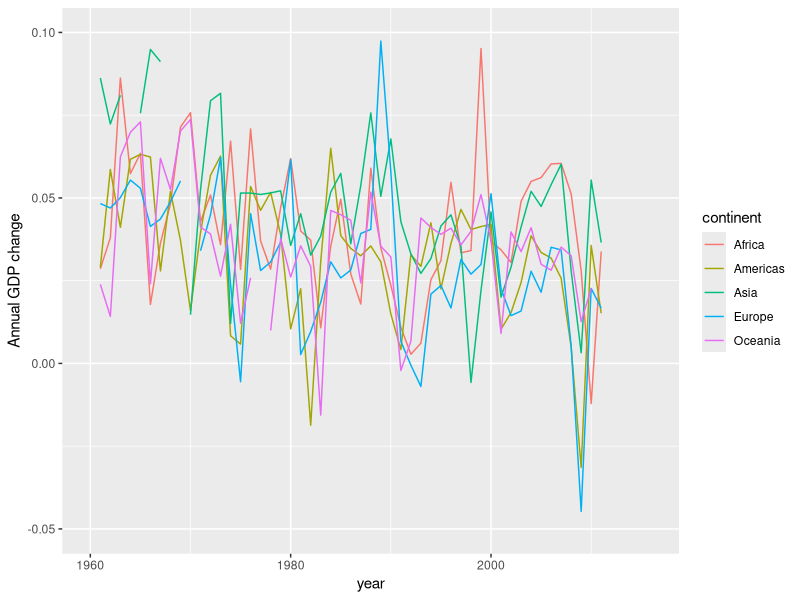
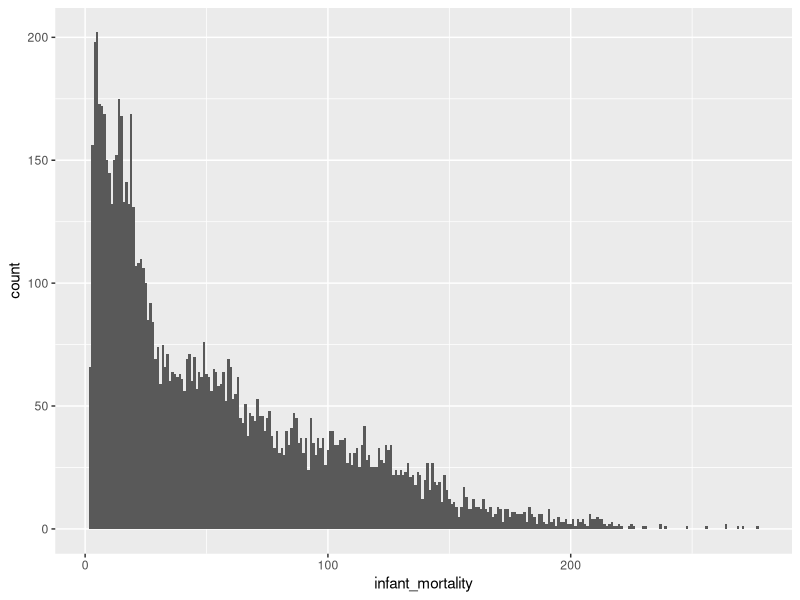

Recreate these plots in R, in order.
## ---- chunk 1
library(tidyverse)
library(tibble)
library(dplyr)
library(ggplot2)
library(dslabs)
library(scales)
## ---- chunk 2
gapminder%>%
  arrange(country)%>%
  select(country, year,gdp)%>%
  mutate(previous_year_gdp= lag(gdp, order_by = country))
## ---- chunk 3
gapminder%>%
  select(continent, year,gdp)%>%
  group_by(continent, year) %>%
  summarise_at(vars(gdp),sum,na.rm=TRUE)%>%
  mutate(previous_year_gdp= lag(gdp))%>%
  mutate(change=(gdp/previous_year_gdp-1))
## ---- chunk 4

glimpse(gapminder)

gapminder%>%
  select(continent, year,gdp)%>%
  group_by(continent, year) %>%
  summarise_at(vars(gdp),sum,na.rm=TRUE)%>%
  mutate(previous_year_gdp= lag(gdp))%>%
  mutate(change=(gdp/previous_year_gdp-1))%>%
  ggplot(aes(x=year,y=change,group=continent,color=continent))+
  geom_line()+
  scale_y_continuous(name="Annual GDP change", limits=c(-0.05,0.1))
## ---- chunk 5
gapminder %>%
  arrange(country)%>%
  select(country, year,gdp,region)%>%
  mutate(py_gdp = lag(gdp))%>%
  mutate(growth=gdp/py_gdp-1)%>%
  group_by(region)%>%
  mutate(mgr=mean(growth,na.rm=TRUE))%>%
  mutate(diff = growth-mgr )%>%
  arrange(diff)
## ---- chunk 6
gapminder %>%
  select(country, year,gdp,region)%>%
  group_by(country)%>%
  mutate(py_gdp = lag(gdp))%>%
  mutate(growth=gdp/py_gdp-1,na.rm=TRUE)%>%
  group_by(region)%>%
  mutate(mgr=mean(growth,na.rm=TRUE))%>%
  mutate(bool_var = growth>mgr,na.rm=TRUE)%>%
  group_by(country)%>%
  summarise(summa=sum(bool_var,na.rm = TRUE))%>%
  arrange(desc(summa))



## ---- chunk 7
gapminder%>%
  filter(country=='China')

  ggplot(gapminder, aes(x=infant_mortality))+
  geom_histogram(binwidth = 1)
              
